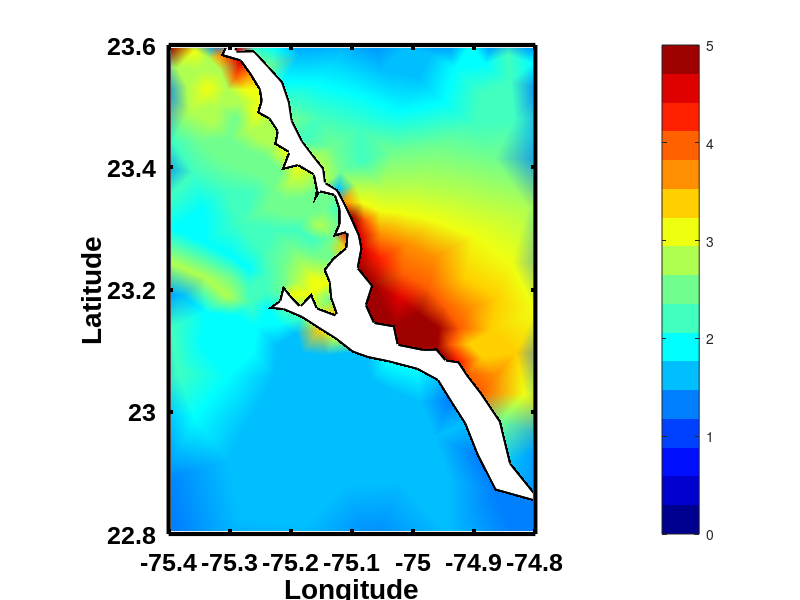

Recreate this plot in MATLAB.
clear 
close all
clc


load('s_500.mat');
load('el.mat');
load('bnd.mat');
load('bnd2.mat');
load('bnd3.mat');

%loading Mesh
load('EToV.mat');
load('VX.mat');



zz_max(1:54916)=1.22;


for i=1:244

    aa=el(i);

    zz_max(aa)=s_500(i);

end

    


jetMap = [0,0,0.562500000000000;0,0,0.625000000000000;0,0,0.687500000000000;0,0,0.750000000000000;0,0,0.812500000000000;0,0,0.875000000000000;0,0,0.937500000000000;0,0,1;0,0.0625000000000000,1;0,0.125000000000000,1;0,0.187500000000000,1;0,0.250000000000000,1;0,0.312500000000000,1;0,0.375000000000000,1;0,0.437500000000000,1;0,0.500000000000000,1;0,0.562500000000000,1;0,0.625000000000000,1;0,0.687500000000000,1;0,0.750000000000000,1;0,0.812500000000000,1;0,0.875000000000000,1;0,0.937500000000000,1;0,1,1;0.0625000000000000,1,0.937500000000000;0.125000000000000,1,0.875000000000000;0.187500000000000,1,0.812500000000000;0.250000000000000,1,0.750000000000000;0.312500000000000,1,0.687500000000000;0.375000000000000,1,0.625000000000000;0.437500000000000,1,0.562500000000000;0.500000000000000,1,0.500000000000000;0.562500000000000,1,0.437500000000000;0.625000000000000,1,0.375000000000000;0.687500000000000,1,0.312500000000000;0.750000000000000,1,0.250000000000000;0.812500000000000,1,0.187500000000000;0.875000000000000,1,0.125000000000000;0.937500000000000,1,0.0625000000000000;1,1,0;1,0.937500000000000,0;1,0.875000000000000,0;1,0.812500000000000,0;1,0.750000000000000,0;1,0.687500000000000,0;1,0.625000000000000,0;1,0.562500000000000,0;1,0.500000000000000,0;1,0.437500000000000,0;1,0.375000000000000,0;1,0.312500000000000,0;1,0.250000000000000,0;1,0.187500000000000,0;1,0.125000000000000,0;1,0.0625000000000000,0;1,0,0;0.937500000000000,0,0;0.875000000000000,0,0;0.812500000000000,0,0;0.750000000000000,0,0;0.687500000000000,0,0;0.625000000000000,0,0;0.562500000000000,0,0;0.500000000000000,0,0];
jetCut = jetMap(1:3.8:end,:);


  figurePosition = [1 41 1920 964];
  
 
 figure1H = figure(1);
    % Call the axes with the handle: axes1H (so we do not use gca)
axes1H_f1 = axes;
% axes1H_f2 = axes;
    % Calling the hold on, techincally not needed because 
    % we can plot a patch and the line without it removing 
    % or replacing the line (kind of strange)
hold on



pl_fig1=trisurf( EToV, VX(:,1), VX(:,2), zz_max,'EdgeColor', 'None' )
set(gca, 'colormap', jetCut);
colorbar
view(0,90)
axis('equal')

caxis([0 5])
shading interp
colorbar


set(axes1H_f1,'colormap',jetCut);
set(pl_fig1,'edgecolor','none');

set(axes1H_f1,'ylim',[22.8 23.6]);
set(axes1H_f1,'xlim',[-75.4 -74.8]);


% making a line
hold on 

for i=1:86

    a=bnd(i);

    x(i)=VX(a,1);
    y(i)=VX(a,2);

end

%yy=smooth(y,0.02);

pl_fig2=plot(x,y)
set(pl_fig2,'LineStyle','-','color','k','LineWidth',3)



% making a line
hold on 

for i=1:13

    a=bnd2(i);

    x(i)=VX(a,1);
    y(i)=VX(a,2);

end

%yy=smooth(y,0.02);

pl_fig3=plot(x,y)
set(pl_fig3,'LineStyle','-','color','k','LineWidth',3)

% making a line
hold on 

for i=1:55

    a=bnd3(i);

    x(i)=VX(a,1);
    y(i)=VX(a,2);

end

%yy=smooth(y,0.02);

pl_fig4=plot(x,y)
set(pl_fig4,'LineStyle','-','color','k','LineWidth',3)


yLabelH_f1 = ylabel(axes1H_f1,'Latitude');
xLabelH_f1 = xlabel(axes1H_f1,'Longitude');


% yLabelH_f2 = ylabel(axes1H_f2,'Latitude');
% xLabelH_f2 = xlabel(axes1H_f2,'Longitude');
% 
% 
set(axes1H_f1, 'color', 'k', ...
               'LineWidth', 3, ...
               'FontName', 'Arial',...
               'FontWeight', 'Bold',...
               'FontSize', 18, ...
               'Layer', 'top')      % This command will make sure the tick
           
           
  %title          
 titleH_f1 = title(axes1H_f1,' ');

           
set(titleH_f1, 'color', 'k') % The title is separate from the axes
                          % need to set the color separately   


 set(gcf, 'Position', figurePosition)   

    % Setting a box around the axes
box

%axis('equal')

    % Setting the background color of the figure to be none,
    % or transparent, if we do not have a figure handle we can 
    % use gcf instead as shown:
set(figure1H, 'color', 'w'); % set(gcf, 'color', 'none');

set(axes1H_f1, 'color', 'w'); % set(gca, 'color', 'none');

    % Again another axes adjustment
    
set(axes1H_f1, 'XColor', 'k', ...
            'YColor', 'k');     



